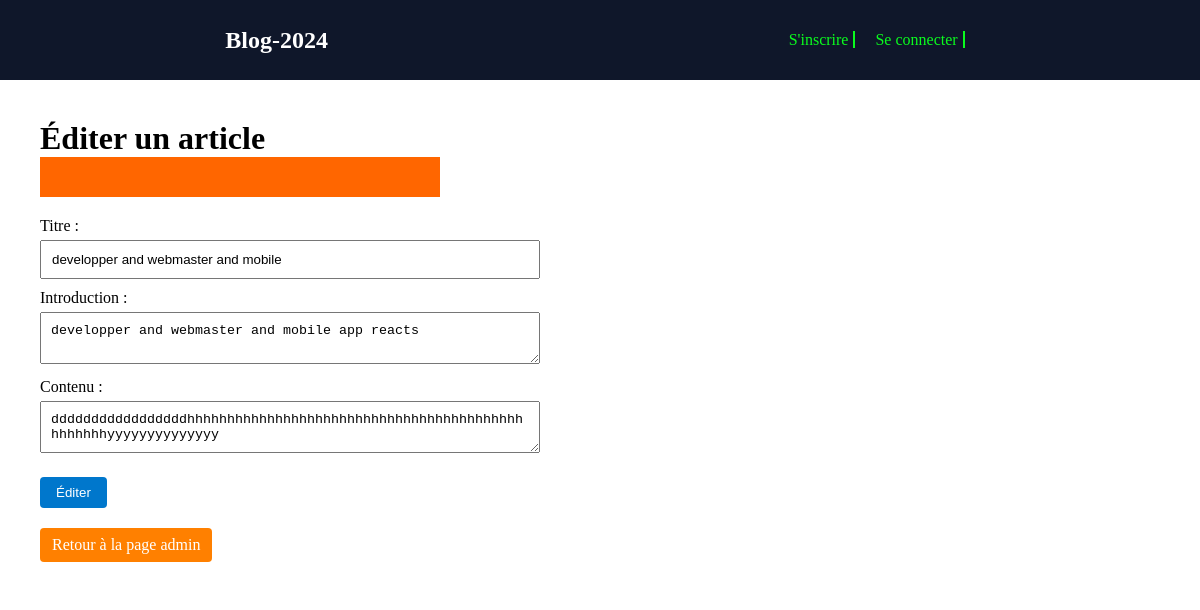
The page /edit-article.php?id=146 on the database its author committed.
### tables this page shows
CREATE TABLE `articles` (
  `id` int(11) NOT NULL,
  `aimage` varchar(1000) DEFAULT NULL,
  `title` varchar(255) NOT NULL,
  `slug` varchar(255) NOT NULL,
  `introduction` text NOT NULL,
  `content` text NOT NULL,
  `created_at` datetime NOT NULL,
  `updated_at` datetime NOT NULL DEFAULT current_timestamp() ON UPDATE current_timestamp()
);

### edit-article.php (called while the page is built, shortened)
<?php
require_once "database/database.php";
$error ='';
if (isset($_GET['id']) && filter_var($_GET['id'], FILTER_VALIDATE_INT)) {
  $sql = "SELECT * FROM articles WHERE id = ?";
  $query = $pdo->prepare($sql);
  $articleId = filter_input(INPUT_GET, 'id', FILTER_VALIDATE_INT);
  $query->execute([$articleId]);
  $article = $query->fetch(PDO::FETCH_ASSOC);
  $title = $article['title'] ?? "";
  $introduction  = $article['introduction'] ?? "";
  $content = $article['content'] ?? "";
}
require 'templates/articles/edit-article_html.php';
require 'templates/layout_html.php';

### templates/articles/edit-article_html.php (the view, shortened to what this page needs)
<h1>Éditer un article</h1>
<?php
if (isset($error)) {
        echo "<p style='color: #fff;padding:20px; background:#FF6600; width:400px'>$error</p>";
}
?>
<form method="POST" action="edit-article">
  <label for="title">Titre :</label>
  <input type="text" name="title" id="title" value="<?= $title; ?>">
  <br>
  <label for="introduction">Introduction :</label>
  <textarea name="introduction" id="introduction"><?= $introduction; ?></textarea>
  <br>
  <label for="content">Contenu :</label>
  <textarea name="content" id="content"><?= $content;?></textarea>
  <br>
  <input type="submit" name='update' value="Éditer">
  <div class="article adm">
    <a href="admin_dashboard.php">Retour à la page admin</a>
  </div>
</form>

### templates/style.css (style rules this page uses)
:root { --color-first: #0F172A; --color-second: #F0F0F0; --color-white: #FFF; --color-success: #2ECC71; --color-error: #E74C3C; --color-cyan: #0afc1e; --linear-gradient: linear-gradient(45deg, var(--color-first), var(--color-success)); --fontSize-1: 4rem; --fontSize-2: 3.2rem; --fontSize-3: 2.4rem; --fontSize-4: 2rem; --fontSize-5: 1.8rem; --fontSize-6: 1.6rem; --fontSize-7: 1.4rem; --fontSize-8: 1rem; --fontSize-9: 0.8rem; --weight-Light: 300; --weight-Regular: 500; --weight-SemiBold: 600; --weight-Bold: 700; --weight-ExtratBold: 900; }
*, *::before, *::after { margin: 0; padding: 0; box-sizing: border-box; transition: .2s linear; outline: none; }
html { scroll-behavior: smooth; }
body { font-family: 'Poppins'; background-color: rgb(255, 255, 255); }

### templates/paginate.css (style rules this page uses)
.article { background-color: #005599; padding: 20px; border-radius: 4px; color: #FFF; }
.article.adm { background-color: #fff; padding-left: 0px; }
.article a { display: inline-block; padding: 8px 12px; margin-right: 5px; color: #FFF; background-color: #FF8000; border-radius: 4px; text-decoration: none; }
form { margin-top: 20px; width: 500px; }
label { display: block; margin-bottom: 5px; }
input[type="text"], textarea { width: 100%; padding: 10px; margin-bottom: 10px; }
input[type="submit"] { margin-top: 10px; padding: 8px 16px; background-color: #0077CC; color: #FFF; border: none; border-radius: 4px; cursor: pointer; }

### rows shown on the page
articles: title "developper and webmaster and mobile", introduction "developper and webmaster and mobile app reacts", content "dddddddddddddddddhhhhhhhhhhhhhhhhhhhhhhhhhhhhhhhhhhhhhhhhhhhhhhhhhyyyyyyyyyyyyyy"
